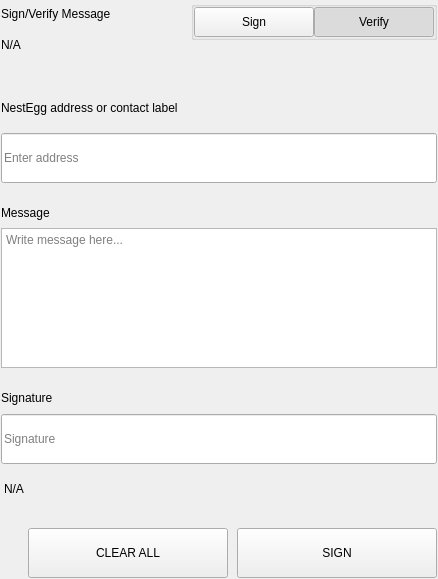
<?xml version="1.0" encoding="UTF-8"?>
<ui version="4.0">
 <class>SettingsSignMessageWidgets</class>
 <widget class="QWidget" name="SettingsSignMessageWidgets">
  <property name="geometry">
   <rect>
    <x>0</x>
    <y>0</y>
    <width>438</width>
    <height>579</height>
   </rect>
  </property>
  <property name="windowTitle">
   <string>Form</string>
  </property>
  <layout class="QVBoxLayout" name="verticalLayout">
   <property name="spacing">
    <number>0</number>
   </property>
   <property name="leftMargin">
    <number>0</number>
   </property>
   <property name="topMargin">
    <number>0</number>
   </property>
   <property name="rightMargin">
    <number>0</number>
   </property>
   <property name="bottomMargin">
    <number>0</number>
   </property>
   <item>
    <widget class="QWidget" name="left" native="true">
     <layout class="QVBoxLayout" name="verticalLayout_3">
      <property name="leftMargin">
       <number>0</number>
      </property>
      <property name="topMargin">
       <number>0</number>
      </property>
      <property name="rightMargin">
       <number>0</number>
      </property>
      <property name="bottomMargin">
       <number>0</number>
      </property>
      <item>
       <widget class="QWidget" name="container_sign" native="true">
        <layout class="QVBoxLayout" name="verticalLayout_2">
         <property name="spacing">
          <number>0</number>
         </property>
         <property name="leftMargin">
          <number>1</number>
         </property>
         <property name="topMargin">
          <number>1</number>
         </property>
         <property name="rightMargin">
          <number>1</number>
         </property>
         <property name="bottomMargin">
          <number>1</number>
         </property>
         <item>
          <layout class="QHBoxLayout" name="horizontalLayout_3" stretch="3,1">
           <property name="spacing">
            <number>40</number>
           </property>
           <item>
            <layout class="QVBoxLayout" name="verticalLayoutTitle">
             <property name="spacing">
              <number>5</number>
             </property>
             <item>
              <widget class="QLabel" name="labelTitle">
               <property name="text">
                <string>Sign/Verify Message</string>
               </property>
              </widget>
             </item>
             <item>
              <widget class="QLabel" name="labelSubtitle1">
               <property name="text">
                <string notr="true">N/A</string>
               </property>
               <property name="wordWrap">
                <bool>true</bool>
               </property>
              </widget>
             </item>
            </layout>
           </item>
           <item alignment="Qt::AlignRight|Qt::AlignTop">
            <widget class="QWidget" name="containerSwitch" native="true">
             <property name="styleSheet">
              <string notr="true">#containerSwitch{
	padding-top:9px;
}</string>
             </property>
             <layout class="QVBoxLayout" name="verticalLayout_6">
              <property name="spacing">
               <number>4</number>
              </property>
              <property name="leftMargin">
               <number>0</number>
              </property>
              <property name="topMargin">
               <number>0</number>
              </property>
              <property name="rightMargin">
               <number>0</number>
              </property>
              <property name="bottomMargin">
               <number>0</number>
              </property>
              <item alignment="Qt::AlignRight">
               <widget class="QGroupBox" name="groupBox">
                <property name="sizePolicy">
                 <sizepolicy hsizetype="Fixed" vsizetype="Preferred">
                  <horstretch>0</horstretch>
                  <verstretch>0</verstretch>
                 </sizepolicy>
                </property>
                <property name="title">
                 <string/>
                </property>
                <property name="alignment">
                 <set>Qt::AlignRight|Qt::AlignTop|Qt::AlignTrailing</set>
                </property>
                <layout class="QHBoxLayout" name="horizontalLayout_4">
                 <property name="spacing">
                  <number>0</number>
                 </property>
                 <property name="leftMargin">
                  <number>0</number>
                 </property>
                 <property name="topMargin">
                  <number>0</number>
                 </property>
                 <property name="rightMargin">
                  <number>0</number>
                 </property>
                 <property name="bottomMargin">
                  <number>0</number>
                 </property>
                 <item>
                  <widget class="QPushButton" name="pushSign">
                   <property name="minimumSize">
                    <size>
                     <width>120</width>
                     <height>30</height>
                    </size>
                   </property>
                   <property name="maximumSize">
                    <size>
                     <width>120</width>
                     <height>30</height>
                    </size>
                   </property>
                   <property name="focusPolicy">
                    <enum>Qt::NoFocus</enum>
                   </property>
                   <property name="text">
                    <string>Sign</string>
                   </property>
                   <property name="checkable">
                    <bool>true</bool>
                   </property>
                   <property name="autoExclusive">
                    <bool>true</bool>
                   </property>
                  </widget>
                 </item>
                 <item>
                  <widget class="QPushButton" name="pushVerify">
                   <property name="minimumSize">
                    <size>
                     <width>120</width>
                     <height>30</height>
                    </size>
                   </property>
                   <property name="maximumSize">
                    <size>
                     <width>120</width>
                     <height>30</height>
                    </size>
                   </property>
                   <property name="focusPolicy">
                    <enum>Qt::NoFocus</enum>
                   </property>
                   <property name="text">
                    <string>Verify</string>
                   </property>
                   <property name="checkable">
                    <bool>true</bool>
                   </property>
                   <property name="checked">
                    <bool>true</bool>
                   </property>
                   <property name="autoExclusive">
                    <bool>true</bool>
                   </property>
                  </widget>
                 </item>
                </layout>
               </widget>
              </item>
              <item alignment="Qt::AlignHCenter|Qt::AlignTop">
               <widget class="QLabel" name="labelSubtitleSwitch">
                <property name="text">
                 <string/>
                </property>
                <property name="alignment">
                 <set>Qt::AlignRight|Qt::AlignTrailing|Qt::AlignVCenter</set>
                </property>
               </widget>
              </item>
             </layout>
            </widget>
           </item>
          </layout>
         </item>
         <item>
          <spacer name="verticalSpacer_2">
           <property name="orientation">
            <enum>Qt::Vertical</enum>
           </property>
           <property name="sizeType">
            <enum>QSizePolicy::Fixed</enum>
           </property>
           <property name="sizeHint" stdset="0">
            <size>
             <width>20</width>
             <height>40</height>
            </size>
           </property>
          </spacer>
         </item>
         <item>
          <widget class="QWidget" name="containerAddress" native="true">
           <property name="sizePolicy">
            <sizepolicy hsizetype="Preferred" vsizetype="Fixed">
             <horstretch>0</horstretch>
             <verstretch>0</verstretch>
            </sizepolicy>
           </property>
           <layout class="QVBoxLayout" name="verticalLayout_5" stretch="0,0">
            <property name="spacing">
             <number>15</number>
            </property>
            <property name="leftMargin">
             <number>0</number>
            </property>
            <property name="topMargin">
             <number>0</number>
            </property>
            <property name="rightMargin">
             <number>0</number>
            </property>
            <property name="bottomMargin">
             <number>0</number>
            </property>
            <item>
             <widget class="QLabel" name="labelSubtitleAddress">
              <property name="minimumSize">
               <size>
                <width>0</width>
                <height>20</height>
               </size>
              </property>
              <property name="maximumSize">
               <size>
                <width>16777215</width>
                <height>20</height>
               </size>
              </property>
              <property name="text">
               <string>NestEgg address or contact label</string>
              </property>
             </widget>
            </item>
            <item>
             <widget class="QLineEdit" name="addressIn_SM">
              <property name="minimumSize">
               <size>
                <width>0</width>
                <height>50</height>
               </size>
              </property>
              <property name="maximumSize">
               <size>
                <width>16777215</width>
                <height>50</height>
               </size>
              </property>
              <property name="placeholderText">
               <string>Enter address</string>
              </property>
             </widget>
            </item>
           </layout>
          </widget>
         </item>
         <item>
          <spacer name="verticalSpacer_3">
           <property name="orientation">
            <enum>Qt::Vertical</enum>
           </property>
           <property name="sizeType">
            <enum>QSizePolicy::Fixed</enum>
           </property>
           <property name="sizeHint" stdset="0">
            <size>
             <width>20</width>
             <height>20</height>
            </size>
           </property>
          </spacer>
         </item>
         <item>
          <layout class="QVBoxLayout" name="verticalLayout_9">
           <property name="spacing">
            <number>5</number>
           </property>
           <item>
            <widget class="QLabel" name="labelSubtitleMessage">
             <property name="minimumSize">
              <size>
               <width>0</width>
               <height>20</height>
              </size>
             </property>
             <property name="maximumSize">
              <size>
               <width>16777215</width>
               <height>20</height>
              </size>
             </property>
             <property name="text">
              <string>Message</string>
             </property>
            </widget>
           </item>
           <item>
            <widget class="QPlainTextEdit" name="messageIn_SM">
             <property name="minimumSize">
              <size>
               <width>0</width>
               <height>140</height>
              </size>
             </property>
             <property name="maximumSize">
              <size>
               <width>16777215</width>
               <height>140</height>
              </size>
             </property>
             <property name="placeholderText">
              <string>Write message here...</string>
             </property>
            </widget>
           </item>
          </layout>
         </item>
         <item>
          <spacer name="verticalSpacer_4">
           <property name="orientation">
            <enum>Qt::Vertical</enum>
           </property>
           <property name="sizeType">
            <enum>QSizePolicy::Fixed</enum>
           </property>
           <property name="sizeHint" stdset="0">
            <size>
             <width>20</width>
             <height>20</height>
            </size>
           </property>
          </spacer>
         </item>
         <item>
          <widget class="QWidget" name="widget" native="true">
           <property name="minimumSize">
            <size>
             <width>0</width>
             <height>75</height>
            </size>
           </property>
           <property name="maximumSize">
            <size>
             <width>16777215</width>
             <height>16777215</height>
            </size>
           </property>
           <layout class="QVBoxLayout" name="verticalLayout_4">
            <property name="leftMargin">
             <number>0</number>
            </property>
            <property name="topMargin">
             <number>0</number>
            </property>
            <property name="rightMargin">
             <number>0</number>
            </property>
            <property name="bottomMargin">
             <number>0</number>
            </property>
            <item>
             <widget class="QLabel" name="labelSubtitleSignature">
              <property name="minimumSize">
               <size>
                <width>0</width>
                <height>20</height>
               </size>
              </property>
              <property name="maximumSize">
               <size>
                <width>16777215</width>
                <height>20</height>
               </size>
              </property>
              <property name="text">
               <string>Signature</string>
              </property>
             </widget>
            </item>
            <item>
             <widget class="QLineEdit" name="signatureOut_SM">
              <property name="minimumSize">
               <size>
                <width>0</width>
                <height>50</height>
               </size>
              </property>
              <property name="placeholderText">
               <string>Signature</string>
              </property>
             </widget>
            </item>
           </layout>
          </widget>
         </item>
         <item>
          <widget class="QLabel" name="statusLabel_SM">
           <property name="styleSheet">
            <string notr="true">padding-top:5px;</string>
           </property>
           <property name="text">
            <string notr="true">N/A</string>
           </property>
          </widget>
         </item>
         <item>
          <spacer name="verticalSpacer">
           <property name="orientation">
            <enum>Qt::Vertical</enum>
           </property>
           <property name="sizeType">
            <enum>QSizePolicy::Fixed</enum>
           </property>
           <property name="sizeHint" stdset="0">
            <size>
             <width>20</width>
             <height>20</height>
            </size>
           </property>
          </spacer>
         </item>
         <item>
          <layout class="QHBoxLayout" name="horizontalLayout_7">
           <property name="spacing">
            <number>9</number>
           </property>
           <item>
            <spacer name="horizontalSpacer_5">
             <property name="orientation">
              <enum>Qt::Horizontal</enum>
             </property>
             <property name="sizeType">
              <enum>QSizePolicy::Expanding</enum>
             </property>
             <property name="sizeHint" stdset="0">
              <size>
               <width>40</width>
               <height>20</height>
              </size>
             </property>
            </spacer>
           </item>
           <item>
            <widget class="QPushButton" name="pushButtonClear">
             <property name="minimumSize">
              <size>
               <width>200</width>
               <height>50</height>
              </size>
             </property>
             <property name="focusPolicy">
              <enum>Qt::NoFocus</enum>
             </property>
             <property name="text">
              <string>CLEAR ALL</string>
             </property>
            </widget>
           </item>
           <item>
            <widget class="QPushButton" name="pushButtonSave">
             <property name="minimumSize">
              <size>
               <width>200</width>
               <height>50</height>
              </size>
             </property>
             <property name="maximumSize">
              <size>
               <width>200</width>
               <height>50</height>
              </size>
             </property>
             <property name="focusPolicy">
              <enum>Qt::NoFocus</enum>
             </property>
             <property name="text">
              <string>SIGN</string>
             </property>
            </widget>
           </item>
          </layout>
         </item>
        </layout>
       </widget>
      </item>
     </layout>
    </widget>
   </item>
  </layout>
 </widget>
 <resources/>
 <connections/>
</ui>
